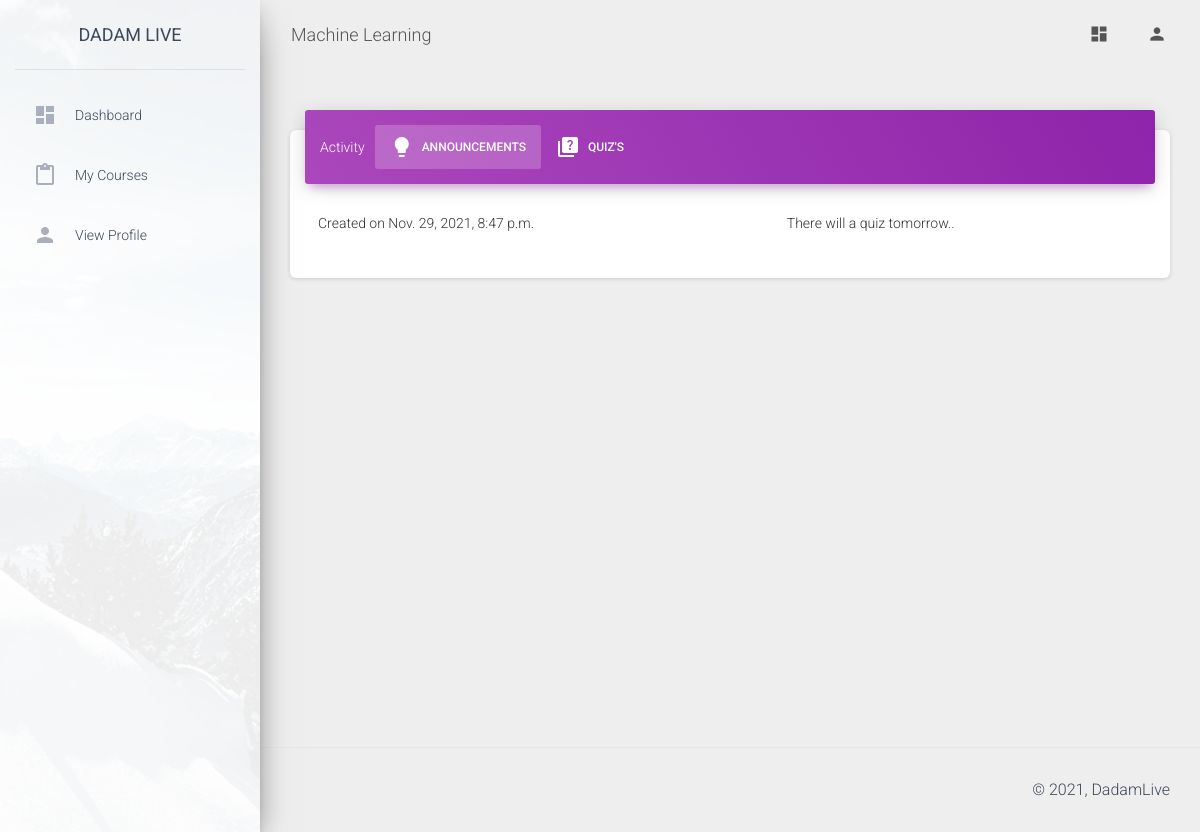
The app's page /dashboard/student/courses/view/9 (signed in) with its own data.
### faculty/models.py (models this page shows, shortened)
class Course(models.Model):
    instructor=models.ForeignKey(User, on_delete=models.CASCADE, null=True, blank=True)
    image=models.ImageField(upload_to='post_images/', default="demo.jpg", null=True)
    courseName=models.CharField(null=True, max_length=200)
    created_on=models.DateTimeField(default=datetime.datetime.now(timezone('Asia/Kolkata')))

class Announcement(models.Model):
    course=models.ForeignKey(Course, on_delete=models.CASCADE, null=True, blank=True)
    created_by=models.ForeignKey(User, on_delete=models.SET_NULL, null=True, blank=True)
    message=models.CharField(null=True, max_length=5000)
    created_on=models.DateTimeField(default=datetime.datetime.now(timezone('Asia/Kolkata')))

### student/views.py (the view)
# urls.py: path('courses/view/<str:course_id>',views.view_course_student,name="view_course_student"),
def view_course_student(request, course_id):
    student=basicChecking(request)
    if student[0]==False:
        return student[1]
    student=student[1]
    course=""
    try:
        course=Course.objects.get(id=int(course_id))
        Enrolment.objects.get(course=course, user=request.user)
    except:
        return JsonResponse({"message": "Course was not found on this server or you have not been invited by the instructor."}, status=400)
    announcements=Announcement.objects.filter(course=course).order_by('-id')
    quizes=Quiz.objects.filter(course=course, hidden=False).order_by('-id')
    quiz_status=[]
    for each in quizes:
        going_on=False
        given=False
        try:
            s=Submission.objects.get(quiz=each, user=request.user)
            given=s.submitted
        except:
            pass
        if quiz_identification(each)==True:
            going_on=True
        quiz_status.append({"id": each.id, "going_on": going_on, "given": given})
    return render(request,"student/view_course_student.html",context={"student": student, "course": course, "announcements": announcements, "quizes": quizes, "quiz_status": quiz_status})

### student/views.py (called while the page is built, shortened)
def basicChecking(request):
    if request.user.is_authenticated==False:
        return [False, redirect('home')]
    try:
        info=UserInformation.objects.get(user=request.user)
        if info.userType.userTypeCode==settings.CODE_STUDENT:
            student=Student.objects.get(user=request.user)
            return [True, student]
        return [False, redirect('home')]
    except:
        return [False, redirect('home')]

def quiz_identification(quiz):
    if quiz.hidden:
        return JsonResponse({"message": "Quiz has been moved to hidden section and is no longer available to you."}, status=400)
    Internet_date_and_time = datetime.datetime.now(timezone('Asia/Kolkata'))
    start_date=quiz.start_date+datetime.timedelta(minutes=330)
    end_date=quiz.end_date+datetime.timedelta(minutes=330)
    if end_date.date()<Internet_date_and_time.date():
        return JsonResponse({"message": "Quiz is no longer avaiable."}, status=400)

### student/templates/student/view_course_student.html (shortened to what this page needs)
{% extends 'student/base.html' %} {% load static %}
{% block heading %}{{course.courseName}}{% endblock %}
{% block main_body %}
  <div class="row">
    <div class="col-lg-12 col-md-12">
      <div class="card">
        <div class="card-header card-header-tabs card-header-primary">
          <div class="nav-tabs-navigation">
            <div class="nav-tabs-wrapper">
              <span class="nav-tabs-title">Activity</span>
              <ul class="nav nav-tabs" data-tabs="tabs">
                <li class="nav-item">
                  <a class="nav-link active" href="#announcemnts" data-toggle="tab">
                    <i class="material-icons">lightbulb</i> Announcements
                    <div class="ripple-container"></div>
                  </a>
                </li>
                <li class="nav-item">
                    <a class="nav-link" href="#quizes" data-toggle="tab">
                      <i class="material-icons">quiz</i> Quiz's
                      <div class="ripple-container"></div>
                    </a>
                </li>
              </ul>
            </div>
          </div>
        </div>
        <div class="card-body">
          <div class="tab-content">
            <div class="tab-pane active" id="announcemnts">
              <table class="table">
                <tbody>
                  {% for each in announcements %}
                  <tr>
                    <td>
                      Created on {{each.created_on}}
                    </td>
                    <td>{{each.message}}   </td>
                  </tr>
                  {% endfor %}
                </tbody>
              </table>
            </div>
          </div>
        </div>
      </div>
    </div>
  </div>
{% endblock %}
{% block left_panel %}
<li class="nav-item ">
    <a class="nav-link" href="{% url 'dashboardStudent' %}">
      <i class="material-icons">dashboard</i>
      <p>Dashboard</p>
    </a>
  </li>
  <li class="nav-item">
    <a class="nav-link" href="{% url 'my_courses' %}">
      <i class="material-icons">content_paste</i>
      <p>My courses</p>
    </a>
  </li>
  <li class="nav-item ">
    <a class="nav-link" href="{% url 'view_profile_st' %}">
      <i class="material-icons">person</i>
      <p>View Profile</p>
    </a>
  </li>
{% endblock %}

### records on screen
Course: courseName "Machine Learning"
Announcement: created_on "Nov. 29, 2021, 8:47 p.m.", message "There will a quiz tomorrow.."
